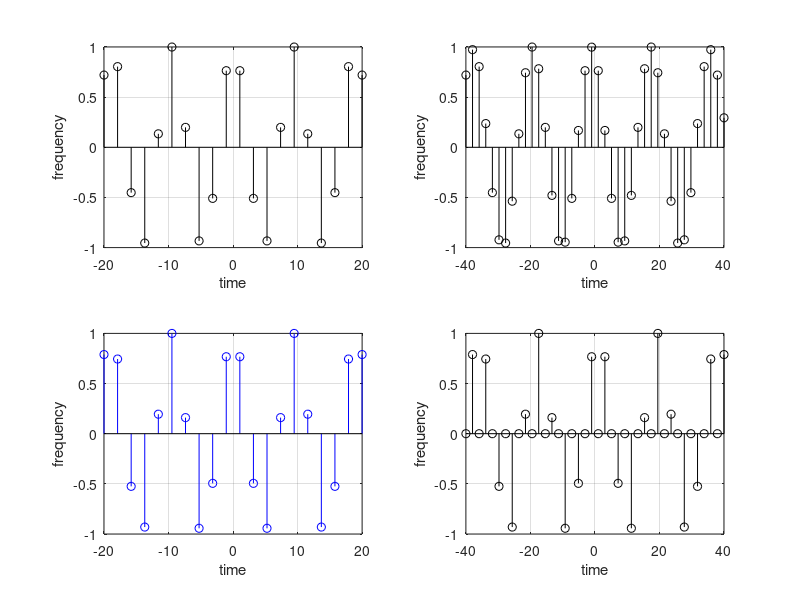
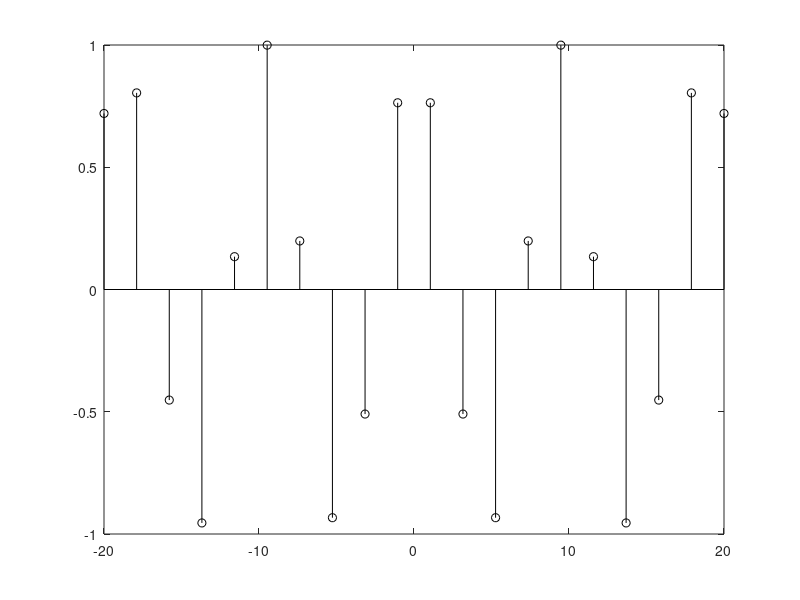
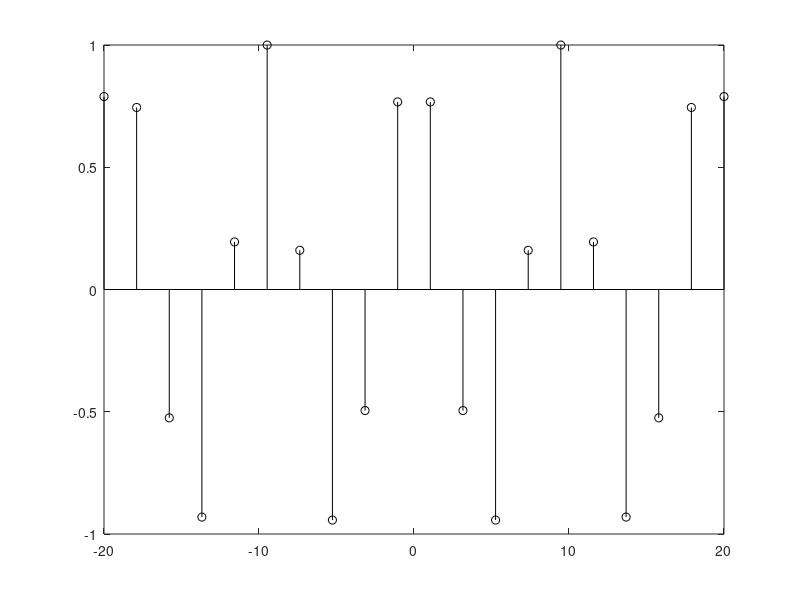
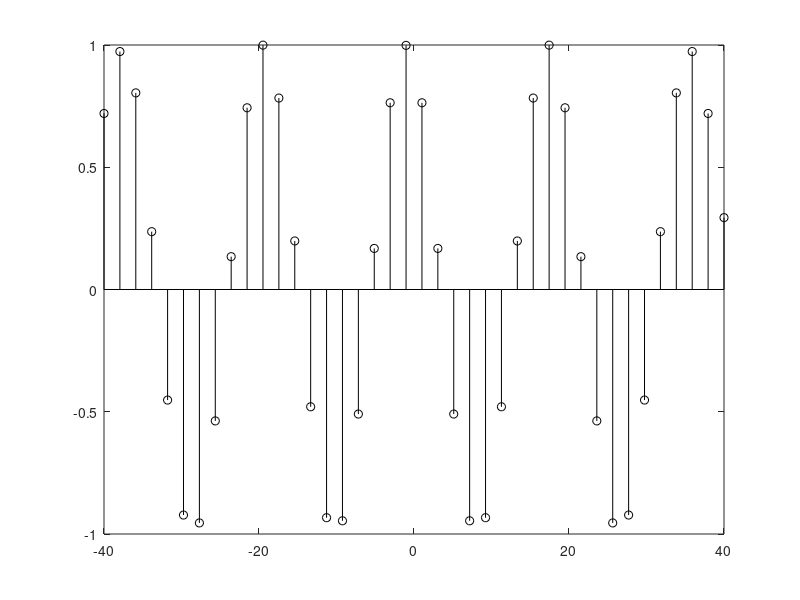

Recreate these plots in MATLAB, in order.
clear
n=linspace(-20,20,20);
%definng the period
x=cos(2*n./3);
y=cos(8*pi*n./38);
subplot(2,2,1);
stem(n,x,'k-o');
xlabel('time');
ylabel('frequency');
grid on

subplot(2,2,3);
stem(n,y,'b-o');
xlabel('time');
ylabel('frequency');
grid on
%%changing the period of the signalto the double
m=linspace(-40,40,40);
w= resample(x,2,1);
z= upsample(y,2,1);

subplot(2,2,2);
stem(m,w,'k-o');
xlabel('time');
ylabel('frequency');
grid on

subplot(2,2,4);
stem(m,z,'k-o');
xlabel('time');
ylabel('frequency');
grid on
%for better vesion of the functions
figure;
stem(n,x,'k-o');
figure;
stem(n,y,'k-o');
figure;
stem(m,w,'k-o');
figure;
stem(m,z,'k-o');

%%changing the frequency and period 

n=linspace(0,40,20)%because the sampling time T=2 so sampling freq is 0.5
t=linspace(0,40,4000)%because it was said in the section that in cont time signals we assume the sampling rate to be 100

x_of_n=cos((2.*n)./3)
x_of_t=cos((2.*t)./3)

y_of_n=cos((8.*pi.*n)./38)
y_of_t=cos((8.*pi.*t)./38)

subplot(2,2,1)
stem(n,x_of_n)
xlabel('n')
ylabel('x(n)')

subplot(2,2,2)
plot(t,x_of_t)
xlabel('t')
ylabel('x(t)')

subplot(2,2,3)
stem(n,y_of_n)
xlabel('n')
ylabel('y(n)')

subplot(2,2,4)
plot(t,y_of_t)
xlabel('t')
ylabel('y(t)')


